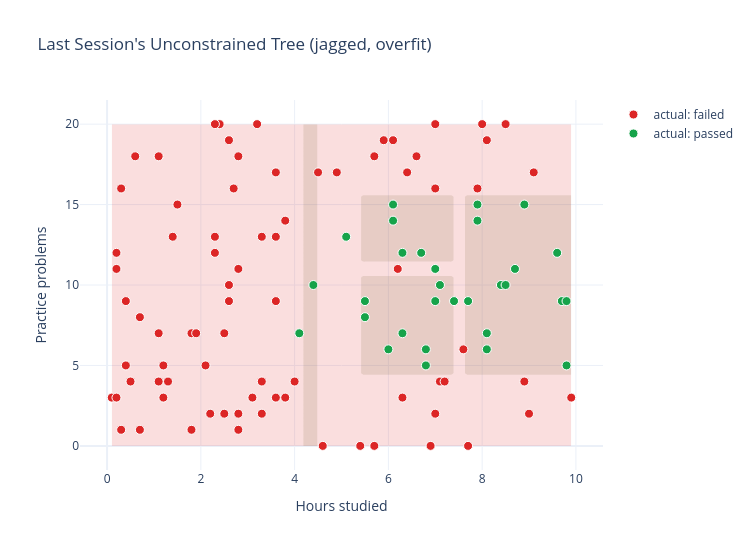

This figure's notebook cell:
### Markdown cell above
<details>
<summary>Show code</summary>

```python
pass_df = pd.read_csv("../data/exam_pass_3d.csv")
X = pass_df[["hours_studied", "practice_problems"]]
y = pass_df["passed"]
X_train, X_test, y_train, y_test = train_test_split(X, y, test_size=0.3, random_state=0, stratify=y)

deep_tree_model = DecisionTreeClassifier(max_depth=None, random_state=0)
deep_tree_model.fit(X_train, y_train)
print(f"Train accuracy: {deep_tree_model.score(X_train, y_train):.3f}")
print(f"Test accuracy:  {deep_tree_model.score(X_test, y_test):.3f}")

grid_hours = np.linspace(X["hours_studied"].min(), X["hours_studied"].max(), 200)
grid_practice = np.linspace(X["practice_problems"].min(), X["practice_problems"].max(), 200)
grid_x, grid_y = np.meshgrid(grid_hours, grid_practice)
grid_points = pd.DataFrame({"hours_studied": grid_x.ravel(), "practice_problems": grid_y.ravel()})
deep_tree_grid = deep_tree_model.predict(grid_points).reshape(grid_x.shape)

region_figure = go.Figure()
region_figure.add_trace(
    go.Contour(
        x=grid_hours, y=grid_practice, z=deep_tree_grid,
        showscale=False, colorscale=[[0, "rgba(220,38,38,0.15)"], [1, "rgba(22,163,74,0.15)"]],
        contours=dict(start=0, end=1, size=1, coloring="fill"),
        line=dict(width=0), hoverinfo="skip",
    )
)
for passed_value, color, label in [(0, "#dc2626", "actual: failed"), (1, "#16a34a", "actual: passed")]:
    subset = pass_df[pass_df["passed"] == passed_value]
    region_figure.add_trace(
        go.Scatter(
            x=subset["hours_studied"], y=subset["practice_problems"], mode="markers",
            marker=dict(size=9, color=color, line=dict(width=1, color="white")), name=label,
        )
    )
region_figure.update_layout(
    title="Last Session's Unconstrained Tree (jagged, overfit)",
    xaxis_title="Hours studied", yaxis_title="Practice problems",
    template="plotly_white", width=750, height=550,
)
region_figure.show()
```

</details>

### Code cell
pass_df = pd.read_csv("../data/exam_pass_3d.csv")
X = pass_df[["hours_studied", "practice_problems"]]
y = pass_df["passed"]
X_train, X_test, y_train, y_test = train_test_split(X, y, test_size=0.3, random_state=0, stratify=y)

deep_tree_model = DecisionTreeClassifier(max_depth=None, random_state=0)
deep_tree_model.fit(X_train, y_train)
print(f"Train accuracy: {deep_tree_model.score(X_train, y_train):.3f}")
print(f"Test accuracy:  {deep_tree_model.score(X_test, y_test):.3f}")

grid_hours = np.linspace(X["hours_studied"].min(), X["hours_studied"].max(), 200)
grid_practice = np.linspace(X["practice_problems"].min(), X["practice_problems"].max(), 200)
grid_x, grid_y = np.meshgrid(grid_hours, grid_practice)
grid_points = pd.DataFrame({"hours_studied": grid_x.ravel(), "practice_problems": grid_y.ravel()})
deep_tree_grid = deep_tree_model.predict(grid_points).reshape(grid_x.shape)

region_figure = go.Figure()
region_figure.add_trace(
    go.Contour(
        x=grid_hours, y=grid_practice, z=deep_tree_grid,
        showscale=False, colorscale=[[0, "rgba(220,38,38,0.15)"], [1, "rgba(22,163,74,0.15)"]],
        contours=dict(start=0, end=1, size=1, coloring="fill"),
        line=dict(width=0), hoverinfo="skip",
    )
)
for passed_value, color, label in [(0, "#dc2626", "actual: failed"), (1, "#16a34a", "actual: passed")]:
    subset = pass_df[pass_df["passed"] == passed_value]
    region_figure.add_trace(
        go.Scatter(
            x=subset["hours_studied"], y=subset["practice_problems"], mode="markers",
            marker=dict(size=9, color=color, line=dict(width=1, color="white")), name=label,
        )
    )
region_figure.update_layout(
    title="Last Session's Unconstrained Tree (jagged, overfit)",
    xaxis_title="Hours studied", yaxis_title="Practice problems",
    template="plotly_white", width=750, height=550,
)
region_figure.show()

### Figure 1 — Plotly figure (JSON) as saved in the notebook; plotly's stock layout.template omitted (floating-point values rounded to 4 significant figures; data arrays with more than 128 entries replaced by an {"elided": "..."} marker saying what was removed)
{"data": [{"colorscale": [[0, "rgba(220,38,38,0.15)"], [1, "rgba(22,163,74,0.15)"]], "contours": {"coloring": "fill", "end": 1, "size": 1, "start": 0}, "hoverinfo": "skip", "line": {"width": 0}, "showscale": false, "type": "contour", "x": {"elided": "200 float values"}, "y": {"elided": "200 float values"}, "z": {"elided": "200x200 int values"}}, {"marker": {"color": "#dc2626", "line": {"color": "white", "width": 1}, "size": 9}, "mode": "markers", "name": "actual: failed", "type": "scatter", "x": [6.6, 0.7, 7.0, 3.2, 4.5, 0.6, 1.8, 1.1, 8.5, 7.0, 2.4, 1.3, 1.9, 2.8, 7.1, 0.7, 3.1, 6.3, 4.0, 9.9, 7.7, 0.1, 3.3, 0.2, 1.1, 3.6, 7.9, 3.8, 0.3, 2.6, 3.3, 5.7, 0.2, 7.6, 2.3, 0.4, 3.6, 8.1, 0.3, 2.6, 1.2, 7.2, 1.1, 3.6, 2.1, 8.9, 8.0, 2.2, 4.9, 5.4, 2.8, 0.5, 3.3, 1.8, 2.3, 2.3, 2.5, 2.8, 5.7, 2.8, 6.1, 1.1, 5.9, 6.2, 0.2, 3.6, 1.4, 9.1, 2.6, 2.7, 7.0, 6.4, 2.5, 1.2, 4.6, 3.8, 1.5, 6.9, 0.4, 9.0], "y": [18, 1, 16, 20, 17, 18, 7, 4, 20, 2, 20, 4, 7, 1, 4, 8, 3, 3, 4, 3, 0, 3, 13, 12, 18, 17, 16, 14, 1, 19, 2, 0, 3, 6, 20, 9, 9, 19, 16, 10, 3, 4, 18, 13, 5, 4, 20, 2, 17, 0, 18, 4, 4, 1, 12, 13, 2, 2, 18, 11, 19, 7, 19, 11, 11, 3, 13, 17, 9, 16, 20, 17, 7, 5, 0, 3, 15, 0, 5, 2]}, {"marker": {"color": "#16a34a", "line": {"color": "white", "width": 1}, "size": 9}, "mode": "markers", "name": "actual: passed", "type": "scatter", "x": [7.0, 9.8, 7.1, 5.1, 8.4, 7.7, 5.5, 8.5, 4.1, 9.7, 5.5, 7.9, 7.4, 6.0, 6.3, 8.7, 6.1, 4.4, 8.1, 9.8, 7.9, 6.8, 6.3, 8.9, 9.6, 6.7, 6.8, 8.1, 6.1, 7.0], "y": [9, 5, 10, 13, 10, 9, 9, 10, 7, 9, 8, 14, 9, 6, 7, 11, 14, 10, 6, 9, 15, 6, 12, 15, 12, 12, 5, 7, 15, 11]}], "layout": {"height": 550, "title": {"text": "Last Session's Unconstrained Tree (jagged, overfit)"}, "width": 750, "xaxis": {"title": {"text": "Hours studied"}}, "yaxis": {"title": {"text": "Practice problems"}}}}
